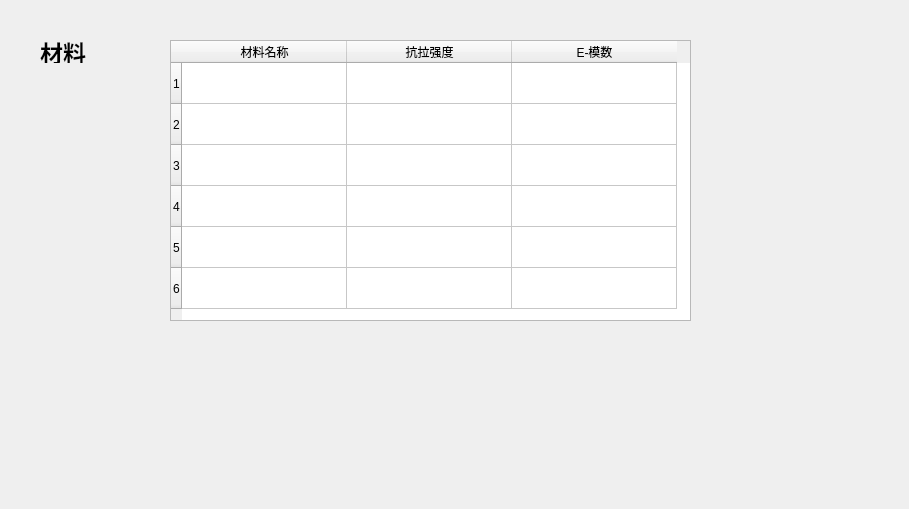
   <widget class="QWidget" name="tab_2">
    <attribute name="title">
     <string>材料</string>
    </attribute>
    <widget class="QWidget" name="widget_2" native="true">
     <property name="geometry">
      <rect>
       <x>0</x>
       <y>0</y>
       <width>900</width>
       <height>500</height>
      </rect>
     </property>
     <widget class="QTableWidget" name="MaterialTable">
      <property name="geometry">
       <rect>
        <x>170</x>
        <y>40</y>
        <width>521</width>
        <height>281</height>
       </rect>
      </property>
      <property name="layoutDirection">
       <enum>Qt::LeftToRight</enum>
      </property>
      <attribute name="horizontalHeaderDefaultSectionSize">
       <number>165</number>
      </attribute>
      <attribute name="horizontalHeaderShowSortIndicator" stdset="0">
       <bool>false</bool>
      </attribute>
      <attribute name="verticalHeaderDefaultSectionSize">
       <number>41</number>
      </attribute>
      <row>
       <property name="text">
        <string>1</string>
       </property>
      </row>
      <row>
       <property name="text">
        <string>2</string>
       </property>
      </row>
      <row>
       <property name="text">
        <string>3</string>
       </property>
      </row>
      <row>
       <property name="text">
        <string>4</string>
       </property>
      </row>
      <row>
       <property name="text">
        <string>5</string>
       </property>
      </row>
      <row>
       <property name="text">
        <string>6</string>
       </property>
      </row>
      <column>
       <property name="text">
        <string>材料名称</string>
       </property>
      </column>
      <column>
       <property name="text">
        <string>抗拉强度</string>
       </property>
      </column>
      <column>
       <property name="text">
        <string>E-模数</string>
       </property>
      </column>
     </widget>
     <widget class="QLabel" name="label_250">
      <property name="geometry">
       <rect>
        <x>40</x>
        <y>40</y>
        <width>48</width>
        <height>23</height>
       </rect>
      </property>
      <property name="font">
       <font>
        <pointsize>17</pointsize>
        <weight>75</weight>
        <bold>true</bold>
       </font>
      </property>
      <property name="text">
       <string>材料</string>
      </property>
     </widget>
    </widget>
   </widget>
